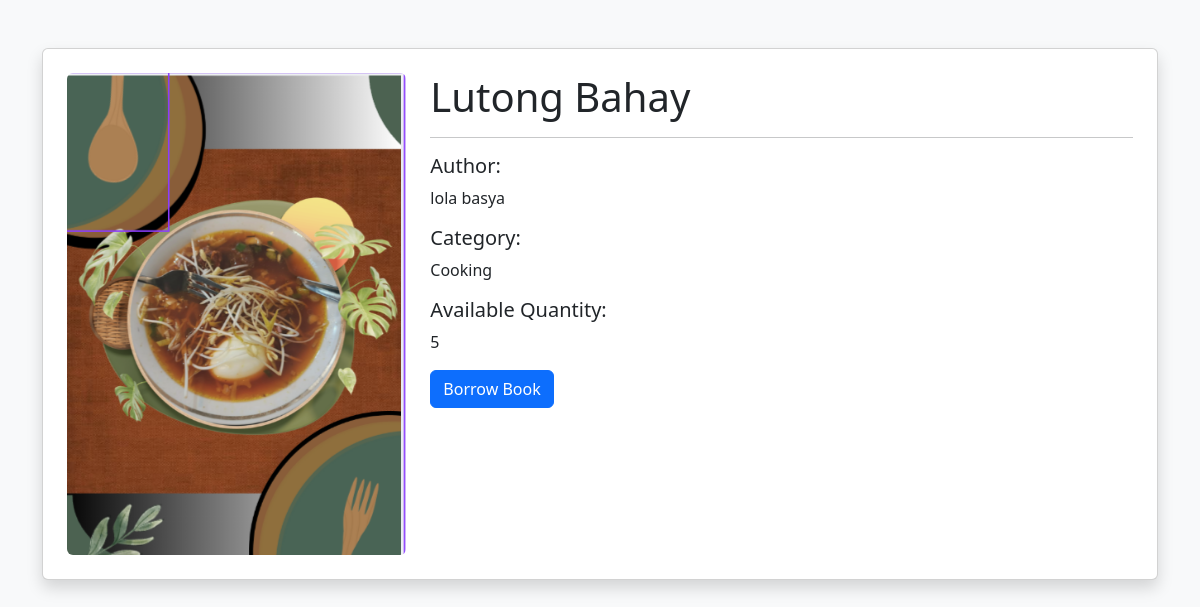
The app's page /book/12, older data.
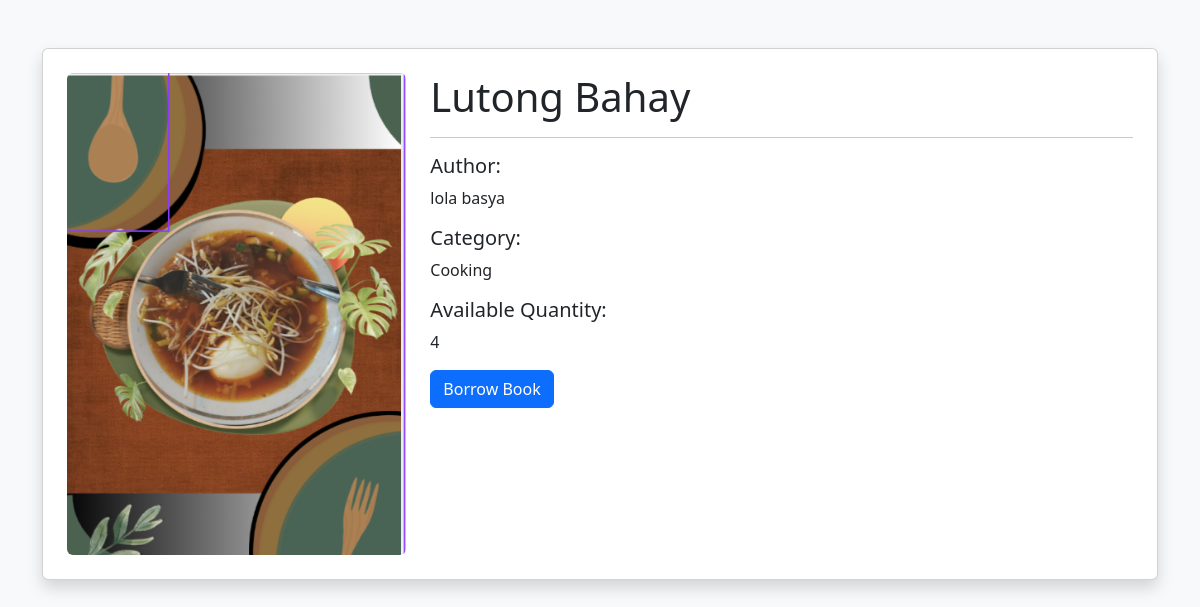
The same page, newer data.
### tables this page shows
CREATE TABLE books (
    id INTEGER PRIMARY KEY AUTOINCREMENT,
    title TEXT NOT NULL,
    author TEXT NOT NULL,
    category TEXT NOT NULL,
    quantity INTEGER NOT NULL,
    cover_image TEXT
);

### app.py (the view)
@app.route('/book/<int:id>')
def book_details(id):
    conn = sqlite3.connect('database.db')
    cursor = conn.cursor()
    cursor.execute(
        "SELECT * FROM books WHERE id = ?",
        (id,)
    )
    book = cursor.fetchone()
    conn.close()
    return render_template(
        'book_details.html',
        book=book
    )

### templates/book_details.html (shortened to what this page needs)
<!DOCTYPE html>
<html>
<head>
    <link href="https://cdn.jsdelivr.net/npm/bootstrap@5.3.3/dist/css/bootstrap.min.css" rel="stylesheet">
</head>
<body class="bg-light">
<div class="container mt-5">
    <div class="card shadow p-4">
        <div class="row">
            <div class="col-md-4">
                {% if book[5] %}
                <img
                    src="{{ url_for('static', filename='uploads/' + book[5]) }}"
                    class="img-fluid rounded"
                >
                {% endif %}
            </div>
            <div class="col-md-8">
                <h1>{{ book[1] }}</h1>
                <hr>
                <h5>Author:</h5>
                <p>{{ book[2] }}</p>
                <h5>Category:</h5>
                <p>{{ book[3] }}</p>
                <h5>Available Quantity:</h5>
                <p>{{ book[4] }}</p>
                <a
                    href="/borrow_book/{{ book[0] }}"
                    class="btn btn-primary"
                >
                    Borrow Book
                </a>
            </div>
        </div>
    </div>
</div>
</body>
</html>

Row changes from the older to the newer data that the page shows:
changed books "Lutong Bahay": quantity "5" → "4"
